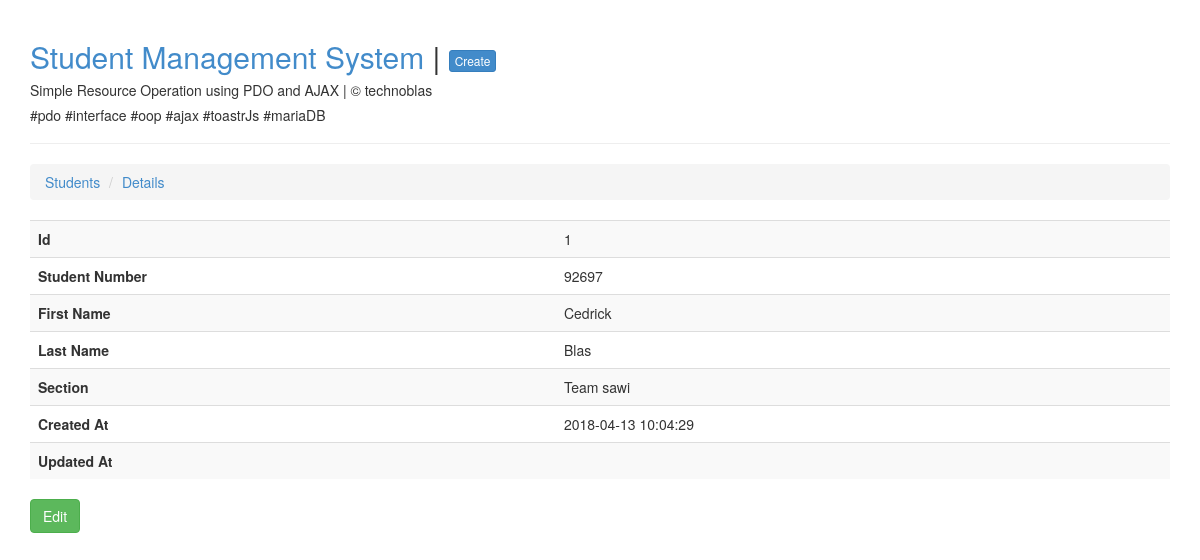
/show.php?id=1, run on the app's committed database.
### tables this page shows
CREATE TABLE `students` (
  `id` int(11) NOT NULL AUTO_INCREMENT,
  `student_number` varchar(15) NOT NULL,
  `first_name` varchar(50) NOT NULL,
  `last_name` varchar(50) NOT NULL,
  `section_id` int(11) NOT NULL,
  `created_at` timestamp NULL DEFAULT NULL,
  `updated_at` timestamp NULL DEFAULT NULL,
  PRIMARY KEY (`id`)
);

CREATE TABLE `sections` (
  `id` int(11) NOT NULL AUTO_INCREMENT,
  `name` varchar(255) NOT NULL,
  `created_at` timestamp NULL DEFAULT NULL,
  `updated_at` timestamp NULL DEFAULT NULL,
  PRIMARY KEY (`id`)
);

### config/Database.php (called while the page is built)
<?php
class Database
{
	private $host = 'localhost';
	private $database = 'studentdb';
	private $username = 'root';
	private $password = '';
	public function connection() {
		$conn = null;
		try {
			$conn = new PDO('mysql:host=' . $this->host . ';dbname=' . $this->database, $this->username, $this->password);
		} catch(PDOException $ex){
			echo 'Connection error: ' . $ex->getMessage();
		}
		return $conn;
	}
}

### models/Model.php (called while the page is built, shortened)
<?php
require_once './config/Database.php';
class Model
{
    public function __construct()
    {
        $database = new Database();
        $this->conn = $database->connection();
    }
}

### models/Student.php (called while the page is built, shortened)
<?php
require_once 'Model.php';
class Student extends Model implements ModelInterface
{
    public function find($id)
    {
        $id = filter_var($id, FILTER_SANITIZE_NUMBER_INT);
        $query = 'SELECT students.id, students.student_number, students.first_name, students.last_name,
                students.section_id, students.created_at, students.updated_at, sections.name as section_name
                FROM students
                INNER JOIN sections ON students.section_id = sections.id
                WHERE students.id = :id';
        $stmt = $this->conn->prepare($query);
        $stmt->bindParam(':id', $id);
        $stmt->execute();
        return $stmt->fetch(PDO::FETCH_OBJ);
    }
}

### show.php (the view, shortened to what this page needs)
<?php
include 'header.php';
include 'models/Student.php';
$id = $_GET['id'] ?? 0;
$studentModel = new Student();
$student = $studentModel->find($id);
?>
<ul class="breadcrumb">
	<li><a href="index.php">Students</a></li>
	<li><a href="#">Details</a></li>
</ul>
<table class="table table-hover table-striped">
	<tr>
		<th>Id</th>
		<td><?php echo $student->id; ?></td>
	</tr>
	<tr>
		<th>Student Number</th>
		<td><?php echo strtoupper($student->student_number); ?></td>
	</tr>
	<tr>
		<th>First Name</th>
		<td><?php echo ucfirst($student->first_name); ?></td>
	</tr>
	<tr>
		<th>Last Name</th>
		<td><?php echo ucfirst($student->last_name); ?></td>
	</tr>
	<tr>
		<th>Section</th>
		<td><?php echo ucfirst($student->section_name); ?></td>
	</tr>
	<tr>
		<th>Created At</th>
		<td><?php echo $student->created_at; ?></td>
	</tr>
	<tr>
		<th>Updated At</th>
		<td><?php echo $student->updated_at; ?></td>
	</tr>
</table>
<a href="edit.php?id=<?php echo $student->id; ?>" class="btn btn-success">Edit</a>
<?php include 'footer.php';

### data on the page
students: id "1", student_number "92697", first_name "Cedrick", last_name "Blas", section.name "Team sawi", created_at "2018-04-13 10:04:29"
